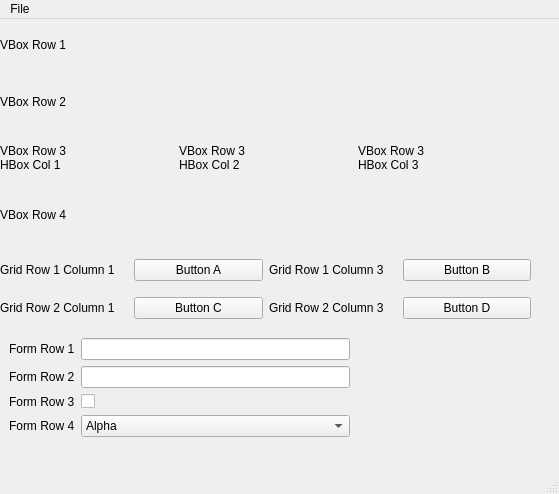
<?xml version="1.0" encoding="UTF-8"?>
<ui version="4.0">
 <class>Layouts</class>
 <widget class="QMainWindow" name="Layouts">
  <property name="geometry">
   <rect>
    <x>0</x>
    <y>0</y>
    <width>559</width>
    <height>494</height>
   </rect>
  </property>
  <property name="windowTitle">
   <string>Layouts</string>
  </property>
  <widget class="QWidget" name="centralwidget">
   <widget class="QWidget" name="verticalLayoutWidget">
    <property name="geometry">
     <rect>
      <x>0</x>
      <y>0</y>
      <width>531</width>
      <height>221</height>
     </rect>
    </property>
    <layout class="QVBoxLayout" name="verticalLayout">
     <item>
      <widget class="QLabel" name="label">
       <property name="text">
        <string>VBox Row 1</string>
       </property>
      </widget>
     </item>
     <item>
      <widget class="QLabel" name="label_2">
       <property name="text">
        <string>VBox Row 2</string>
       </property>
      </widget>
     </item>
     <item>
      <layout class="QHBoxLayout" name="horizontalLayout">
       <item>
        <widget class="QLabel" name="label_6">
         <property name="text">
          <string>&lt;html&gt;&lt;head/&gt;&lt;body&gt;&lt;p&gt;VBox Row 3&lt;br/&gt;HBox Col 1&lt;/p&gt;&lt;/body&gt;&lt;/html&gt;</string>
         </property>
        </widget>
       </item>
       <item>
        <widget class="QLabel" name="label_7">
         <property name="text">
          <string>VBox Row 3
HBox Col 2</string>
         </property>
        </widget>
       </item>
       <item>
        <widget class="QLabel" name="label_4">
         <property name="text">
          <string>VBox Row 3
HBox Col 3</string>
         </property>
        </widget>
       </item>
      </layout>
     </item>
     <item>
      <widget class="QLabel" name="label_3">
       <property name="text">
        <string>VBox Row 4</string>
       </property>
      </widget>
     </item>
    </layout>
   </widget>
   <widget class="QWidget" name="gridLayoutWidget">
    <property name="geometry">
     <rect>
      <x>0</x>
      <y>230</y>
      <width>531</width>
      <height>80</height>
     </rect>
    </property>
    <layout class="QGridLayout" name="gridLayout">
     <item row="1" column="2">
      <widget class="QLabel" name="label_12">
       <property name="text">
        <string>Grid Row 2 Column 3</string>
       </property>
      </widget>
     </item>
     <item row="0" column="0">
      <widget class="QLabel" name="label_8">
       <property name="text">
        <string>Grid Row 1 Column 1</string>
       </property>
      </widget>
     </item>
     <item row="0" column="2">
      <widget class="QLabel" name="label_11">
       <property name="text">
        <string>Grid Row 1 Column 3</string>
       </property>
      </widget>
     </item>
     <item row="1" column="0">
      <widget class="QLabel" name="label_9">
       <property name="text">
        <string>Grid Row 2 Column 1</string>
       </property>
      </widget>
     </item>
     <item row="1" column="1">
      <widget class="QPushButton" name="pushButton_2">
       <property name="text">
        <string>Button C</string>
       </property>
      </widget>
     </item>
     <item row="0" column="1">
      <widget class="QPushButton" name="pushButton">
       <property name="text">
        <string>Button A</string>
       </property>
      </widget>
     </item>
     <item row="0" column="3">
      <widget class="QPushButton" name="pushButton_3">
       <property name="text">
        <string>Button B</string>
       </property>
      </widget>
     </item>
     <item row="1" column="3">
      <widget class="QPushButton" name="pushButton_4">
       <property name="text">
        <string>Button D</string>
       </property>
      </widget>
     </item>
    </layout>
   </widget>
   <widget class="QWidget" name="formLayoutWidget">
    <property name="geometry">
     <rect>
      <x>9</x>
      <y>319</y>
      <width>341</width>
      <height>131</height>
     </rect>
    </property>
    <layout class="QFormLayout" name="formLayout">
     <item row="0" column="0">
      <widget class="QLabel" name="label_5">
       <property name="text">
        <string>Form Row 1</string>
       </property>
      </widget>
     </item>
     <item row="0" column="1">
      <widget class="QLineEdit" name="lineEdit"/>
     </item>
     <item row="1" column="0">
      <widget class="QLabel" name="label_10">
       <property name="text">
        <string>Form Row 2</string>
       </property>
      </widget>
     </item>
     <item row="1" column="1">
      <widget class="QLineEdit" name="lineEdit_2"/>
     </item>
     <item row="2" column="0">
      <widget class="QLabel" name="label_13">
       <property name="text">
        <string>Form Row 3</string>
       </property>
      </widget>
     </item>
     <item row="3" column="0">
      <widget class="QLabel" name="label_14">
       <property name="text">
        <string>Form Row 4</string>
       </property>
      </widget>
     </item>
     <item row="2" column="1">
      <widget class="QCheckBox" name="checkBox">
       <property name="text">
        <string/>
       </property>
      </widget>
     </item>
     <item row="3" column="1">
      <widget class="QComboBox" name="comboBox">
       <item>
        <property name="text">
         <string>Alpha</string>
        </property>
       </item>
       <item>
        <property name="text">
         <string>Beta</string>
        </property>
       </item>
       <item>
        <property name="text">
         <string>Gamma</string>
        </property>
       </item>
      </widget>
     </item>
    </layout>
   </widget>
  </widget>
  <widget class="QMenuBar" name="menubar">
   <property name="geometry">
    <rect>
     <x>0</x>
     <y>0</y>
     <width>559</width>
     <height>21</height>
    </rect>
   </property>
   <widget class="QMenu" name="menuFile">
    <property name="title">
     <string>File</string>
    </property>
    <addaction name="actionQuit"/>
   </widget>
   <addaction name="menuFile"/>
  </widget>
  <widget class="QStatusBar" name="statusbar"/>
  <action name="actionQuit">
   <property name="text">
    <string>Quit</string>
   </property>
  </action>
 </widget>
 <resources/>
 <connections>
  <connection>
   <sender>actionQuit</sender>
   <signal>triggered()</signal>
   <receiver>Layouts</receiver>
   <slot>close()</slot>
   <hints>
    <hint type="sourcelabel">
     <x>-1</x>
     <y>-1</y>
    </hint>
    <hint type="destinationlabel">
     <x>216</x>
     <y>247</y>
    </hint>
   </hints>
  </connection>
 </connections>
</ui>
